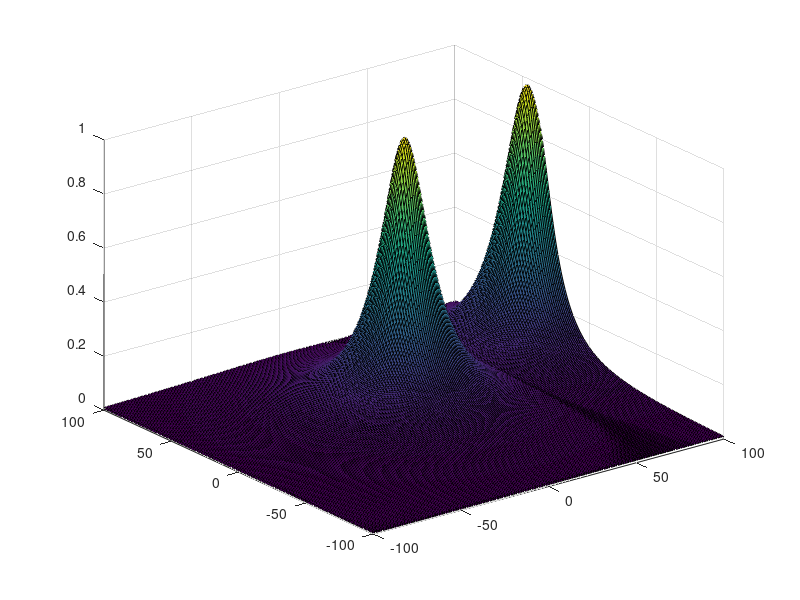

This chart was generated by the following MATLAB code: (Note: this script raises an error after producing the figure.)
xc = 40; yc = 95;
for x=-100:1:100
    for y=-100:1:100
        z(x+101,y+101)=200./((x-xc).^2 + (y-yc).^2 + 200);
    end
end
x=-100:1:100;
y=-100:1:100;
surf(x,y,z)
hold on 
xc = 20; yc = 10;
for x=-100:1:100
    for y=-100:1:100
        z(x+101,y+101)=200./((x-xc).^2 + (y-yc).^2 + 200);
    end
end
x=-100:1:100;
y=-100:1:100;
surf(x,y,z)

 sl_braitenberg